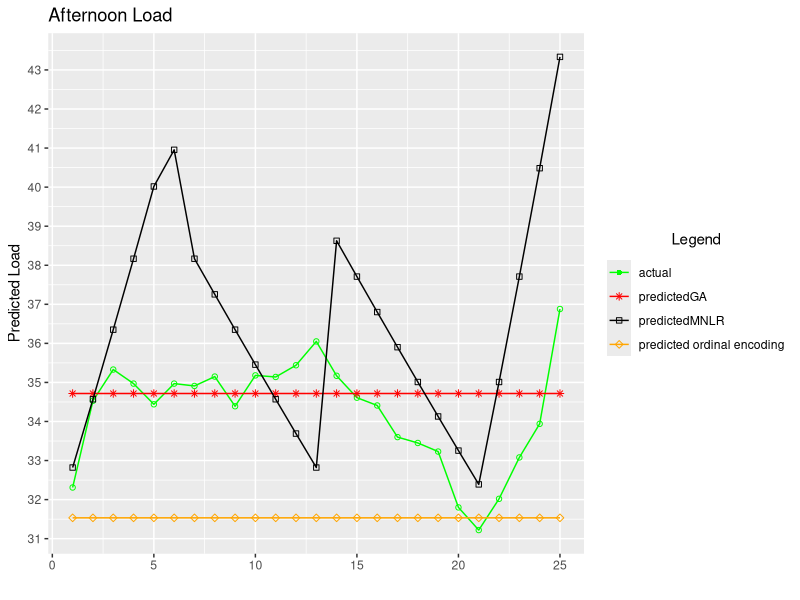

Recreate this plot in R.
library(readxl)
library(ggplot2)

afternoon_actual<-unlist(read_excel("Alldata_excel.xlsx", range = "K35:K59",col_names = FALSE))
afternoon_predictedGA<-unlist(read_excel("Alldata_excel.xlsx", range = "M35:M59",col_names = FALSE))
afternoon_predictedMNLR<-unlist(read_excel("Alldata_excel.xlsx", range = "N35:N59",col_names = FALSE))
afternoon_predictredEncoding<-unlist(read_excel("Alldata_excel.xlsx", range = "J35:J59",col_names = FALSE))

#x<-seq(1,25)
#y1<-afternoon_actual
#y2<-afternoon_predictedGA
#y3<-afternoon_predictedMNLR
#line_width <-2

lb =c("actual","predictedGA","predictedMNLR","predicted ordinal encoding")
midnightFrame <- data.frame(
  xAxis = seq(1,25),
  actual = afternoon_actual,
  predictedGA = afternoon_predictedGA,
  predictedMNLR = afternoon_predictedMNLR,
  predicredEncode = afternoon_predictredEncoding
)

tiff("afternoon1.tiff", units="in", width=10, height=10, res=300)

ggplot(midnightFrame,aes(x=xAxis))+
  geom_line(aes(y=actual,color="line1"))+geom_point(aes(y=actual,color="line1"),shape=1)+
  geom_line(aes(y=predictedGA,color="line2"))+geom_point(aes(y=predictedGA,color="line2"),shape=8)+
  geom_line(aes(y=predictedMNLR,color="line3"))+geom_point(aes(y=predictedMNLR,color="line3"),shape=0)+
  geom_line(aes(y=predicredEncode,color="line4"))+geom_point(aes(y=predicredEncode,color="line4"),shape=5)+
  labs(
    title ="Afternoon Load",
    y="Predicted Load",
    x ="",
    color="Legend"
  )+scale_y_continuous(breaks=seq(20,50,by=1))+
  scale_color_manual(values = c("line1" = "green", "line2" = "red", "line3" = "black","line4"="orange"),
                     labels = lb) +
  scale_shape_manual(values = c("line1" = 16, "line2" = 8, "line3" = 0,"line4"=5),
                     labels = lb) +
  scale_linetype_manual(values = c("line1" = "solid", "line2" = "solid", "line3" = "solid","line4"="solid"),
                        labels = lb) +
  guides(color = guide_legend(override.aes = list(shape = c(16, 8, 0,5),
                                                  linetype = c("solid", "solid", "solid","solid"))))+
  theme(legend.title = element_text(hjust = 0.5, margin = margin(b = 10)))

#plot(x,seq(31,46.5,by=0.64),xlim = c(0,25),ylim =c(25,50),type="n",ylab="Predicted load",xlab = "")
#lines(x,y1,type="o",col="black",lty=1,lwd=line_width)
#lines(x,y2,type="o",col="red",lty=3,lwd=line_width)
#lines(x,y3,type="o",col="green",lty=5,lwd=line_width)
#legend("topright",inset = 0.05,
#       c("actual","predicted_GA","predicted_Heuristic"),lty = c(1,2,5),
#       col = c("black","red","green"),
#       title = "Predictions",cex = 0.7,pch = c(1,1,1)
#)
dev.off()
